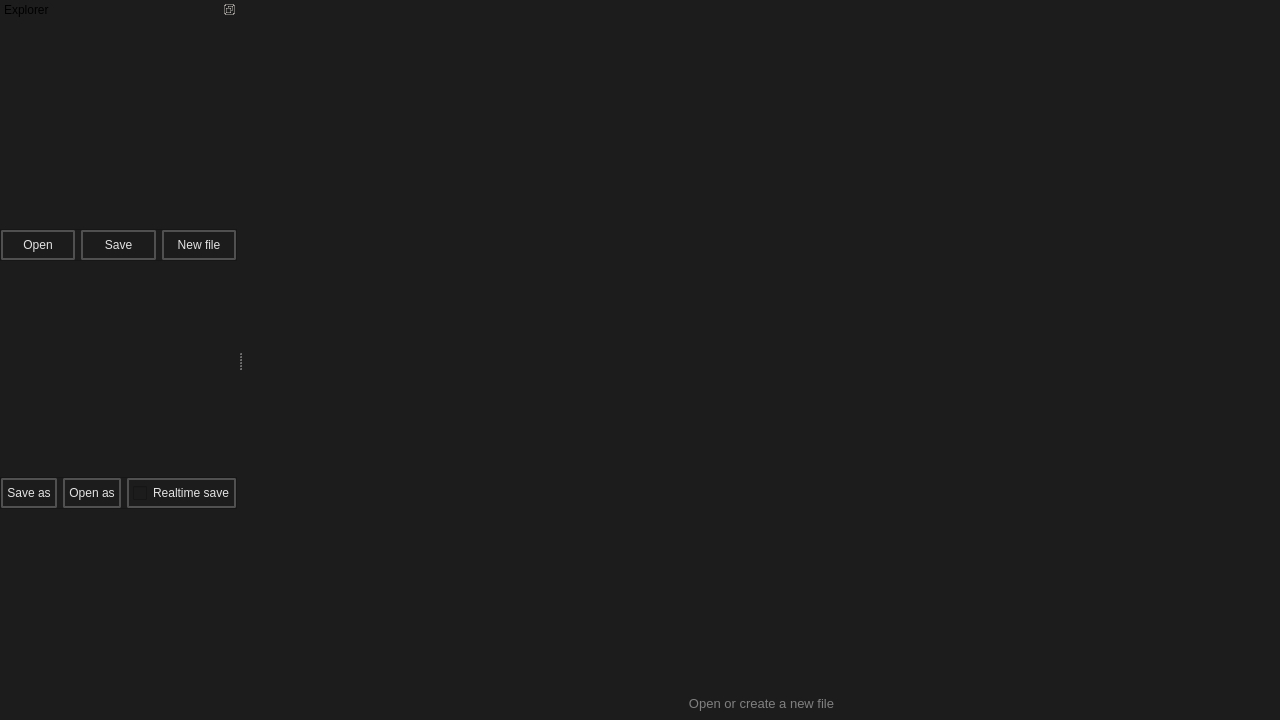
<?xml version="1.0" encoding="UTF-8"?>
<ui version="4.0">
 <class>MainWindow</class>
 <widget class="QMainWindow" name="MainWindow">
  <property name="geometry">
   <rect>
    <x>0</x>
    <y>0</y>
    <width>1280</width>
    <height>720</height>
   </rect>
  </property>
  <property name="windowTitle">
   <string>MainWindow</string>
  </property>
  <property name="styleSheet">
   <string notr="true">background-color: #1C1C1C;</string>
  </property>
  <widget class="QWidget" name="centralwidget">
   <layout class="QVBoxLayout" name="verticalLayout">
    <item>
     <widget class="QTabWidget" name="DocumentTabWidget">
      <property name="currentIndex">
       <number>-1</number>
      </property>
      <property name="documentMode">
       <bool>true</bool>
      </property>
      <property name="tabsClosable">
       <bool>true</bool>
      </property>
      <property name="movable">
       <bool>true</bool>
      </property>
     </widget>
    </item>
    <item>
     <widget class="QLabel" name="placeholder_label">
      <property name="styleSheet">
       <string notr="true">color: gray; font-size: 13px;</string>
      </property>
      <property name="text">
       <string>Open or create a new file</string>
      </property>
      <property name="alignment">
       <set>Qt::AlignmentFlag::AlignCenter</set>
      </property>
     </widget>
    </item>
   </layout>
  </widget>
  <widget class="QDockWidget" name="ExplorerDock">
   <property name="features">
    <set>QDockWidget::DockWidgetFeature::DockWidgetFloatable|QDockWidget::DockWidgetFeature::DockWidgetMovable</set>
   </property>
   <property name="allowedAreas">
    <set>Qt::DockWidgetArea::BottomDockWidgetArea|Qt::DockWidgetArea::LeftDockWidgetArea|Qt::DockWidgetArea::RightDockWidgetArea</set>
   </property>
   <property name="windowTitle">
    <string>Explorer</string>
   </property>
   <attribute name="dockWidgetArea">
    <number>1</number>
   </attribute>
   <widget class="QWidget" name="explorer_layout_widget">
    <layout class="QVBoxLayout" name="verticalLayout_10">
     <property name="leftMargin">
      <number>0</number>
     </property>
     <property name="topMargin">
      <number>0</number>
     </property>
     <property name="rightMargin">
      <number>0</number>
     </property>
     <property name="bottomMargin">
      <number>0</number>
     </property>
     <item>
      <layout class="QVBoxLayout" name="explorer_layout"/>
     </item>
     <item>
      <widget class="QFrame" name="frame_3">
       <property name="maximumSize">
        <size>
         <width>16777215</width>
         <height>32</height>
        </size>
       </property>
       <property name="frameShape">
        <enum>QFrame::Shape::StyledPanel</enum>
       </property>
       <property name="frameShadow">
        <enum>QFrame::Shadow::Raised</enum>
       </property>
       <layout class="QHBoxLayout" name="horizontalLayout_4">
        <property name="leftMargin">
         <number>0</number>
        </property>
        <property name="topMargin">
         <number>0</number>
        </property>
        <property name="rightMargin">
         <number>0</number>
        </property>
        <property name="bottomMargin">
         <number>0</number>
        </property>
        <item>
         <widget class="QPushButton" name="open_file_button">
          <property name="toolTip">
           <string>&lt;html&gt;&lt;head/&gt;&lt;body&gt;&lt;p&gt;&lt;br/&gt;&lt;/p&gt;&lt;/body&gt;&lt;/html&gt;</string>
          </property>
          <property name="styleSheet">
           <string notr="true">
    /* QPushButton default and hover styles */
    QPushButton {

        font: 580 9pt &quot;Segoe UI&quot;;
	

        border: 2px solid black;
        border-radius: 2px;
        border-color: rgba(80, 80, 80, 255);
        height:22px;
        padding-top: 2px;
        padding-bottom:2px;
        padding-left: 4px;
        padding-right: 4px;
        color: #E3E3E3;
        background-color: #1C1C1C;
    }
    QPushButton:hover {
        background-color: #414956;
        color: white;
    }
    QPushButton:pressed {
        background-color: red;
        background-color: #1C1C1C;
        margin: 1 px;
        margin-left: 2px;
        margin-right: 2px;

    }</string>
          </property>
          <property name="text">
           <string>Open</string>
          </property>
          <property name="icon">
           <iconset resource="../../resources.qrc">
            <normaloff>:/icons/file_open_16dp_9D9D9D_FILL0_wght400_GRAD0_opsz20.svg</normaloff>:/icons/file_open_16dp_9D9D9D_FILL0_wght400_GRAD0_opsz20.svg</iconset>
          </property>
          <property name="iconSize">
           <size>
            <width>20</width>
            <height>20</height>
           </size>
          </property>
         </widget>
        </item>
        <item>
         <widget class="QPushButton" name="save_file_button">
          <property name="toolTip">
           <string>&lt;html&gt;&lt;head/&gt;&lt;body&gt;&lt;p&gt;Save and compile Ctrl + S&lt;/p&gt;&lt;/body&gt;&lt;/html&gt;</string>
          </property>
          <property name="styleSheet">
           <string notr="true">
    /* QPushButton default and hover styles */
    QPushButton {

        font: 580 9pt &quot;Segoe UI&quot;;
	

        border: 2px solid black;
        border-radius: 2px;
        border-color: rgba(80, 80, 80, 255);
        height:22px;
        padding-top: 2px;
        padding-bottom:2px;
        padding-left: 4px;
        padding-right: 4px;
        color: #E3E3E3;
        background-color: #1C1C1C;
    }
    QPushButton:hover {
        background-color: #414956;
        color: white;
    }
    QPushButton:pressed {
        background-color: red;
        background-color: #1C1C1C;
        margin: 1 px;
        margin-left: 2px;
        margin-right: 2px;

    }</string>
          </property>
          <property name="text">
           <string>Save</string>
          </property>
          <property name="icon">
           <iconset resource="../../resources.qrc">
            <normaloff>:/icons/save_16dp_9D9D9D_FILL0_wght400_GRAD0_opsz20.svg</normaloff>:/icons/save_16dp_9D9D9D_FILL0_wght400_GRAD0_opsz20.svg</iconset>
          </property>
          <property name="iconSize">
           <size>
            <width>20</width>
            <height>20</height>
           </size>
          </property>
          <property name="shortcut">
           <string>Ctrl+S</string>
          </property>
         </widget>
        </item>
        <item>
         <widget class="QPushButton" name="cerate_file_button">
          <property name="toolTip">
           <string>&lt;html&gt;&lt;head/&gt;&lt;body&gt;&lt;p&gt;Ctrl + N&lt;/p&gt;&lt;/body&gt;&lt;/html&gt;</string>
          </property>
          <property name="styleSheet">
           <string notr="true">
    /* QPushButton default and hover styles */
    QPushButton {

        font: 580 9pt &quot;Segoe UI&quot;;
	

        border: 2px solid black;
        border-radius: 2px;
        border-color: rgba(80, 80, 80, 255);
        height:22px;
        padding-top: 2px;
        padding-bottom:2px;
        padding-left: 4px;
        padding-right: 4px;
        color: #E3E3E3;
        background-color: #1C1C1C;
    }
    QPushButton:hover {
        background-color: #414956;
        color: white;
    }
    QPushButton:pressed {
        background-color: red;
        background-color: #1C1C1C;
        margin: 1 px;
        margin-left: 2px;
        margin-right: 2px;

    }</string>
          </property>
          <property name="text">
           <string>New file</string>
          </property>
          <property name="icon">
           <iconset resource="../../resources.qrc">
            <normaloff>:/icons/add_24dp_9D9D9D_FILL0_wght400_GRAD0_opsz24.svg</normaloff>:/icons/add_24dp_9D9D9D_FILL0_wght400_GRAD0_opsz24.svg</iconset>
          </property>
          <property name="iconSize">
           <size>
            <width>20</width>
            <height>20</height>
           </size>
          </property>
          <property name="shortcut">
           <string>Ctrl+N</string>
          </property>
         </widget>
        </item>
       </layout>
      </widget>
     </item>
     <item>
      <widget class="QFrame" name="frame_4">
       <property name="maximumSize">
        <size>
         <width>16777215</width>
         <height>32</height>
        </size>
       </property>
       <property name="frameShape">
        <enum>QFrame::Shape::StyledPanel</enum>
       </property>
       <property name="frameShadow">
        <enum>QFrame::Shadow::Raised</enum>
       </property>
       <layout class="QHBoxLayout" name="horizontalLayout_2">
        <property name="leftMargin">
         <number>0</number>
        </property>
        <property name="topMargin">
         <number>0</number>
        </property>
        <property name="rightMargin">
         <number>0</number>
        </property>
        <property name="bottomMargin">
         <number>0</number>
        </property>
        <item>
         <widget class="QPushButton" name="save_as_file_button">
          <property name="toolTip">
           <string>&lt;html&gt;&lt;head/&gt;&lt;body&gt;&lt;p&gt;Save and compile Ctrl + Shift+ S&lt;/p&gt;&lt;/body&gt;&lt;/html&gt;</string>
          </property>
          <property name="styleSheet">
           <string notr="true">
    /* QPushButton default and hover styles */
    QPushButton {

        font: 580 9pt &quot;Segoe UI&quot;;
	

        border: 2px solid black;
        border-radius: 2px;
        border-color: rgba(80, 80, 80, 255);
        height:22px;
        padding-top: 2px;
        padding-bottom:2px;
        padding-left: 4px;
        padding-right: 4px;
        color: #E3E3E3;
        background-color: #1C1C1C;
    }
    QPushButton:hover {
        background-color: #414956;
        color: white;
    }
    QPushButton:pressed {
        background-color: red;
        background-color: #1C1C1C;
        margin: 1 px;
        margin-left: 2px;
        margin-right: 2px;

    }</string>
          </property>
          <property name="text">
           <string>Save as</string>
          </property>
          <property name="icon">
           <iconset resource="../../resources.qrc">
            <normaloff>:/icons/save_as_16dp_9D9D9D_FILL0_wght400_GRAD0_opsz20.svg</normaloff>:/icons/save_as_16dp_9D9D9D_FILL0_wght400_GRAD0_opsz20.svg</iconset>
          </property>
          <property name="iconSize">
           <size>
            <width>20</width>
            <height>20</height>
           </size>
          </property>
          <property name="shortcut">
           <string>Ctrl+Shift+S</string>
          </property>
         </widget>
        </item>
        <item>
         <widget class="QPushButton" name="open_file_as_button">
          <property name="toolTip">
           <string>&lt;html&gt;&lt;head/&gt;&lt;body&gt;&lt;p&gt;Ctrl + O&lt;/p&gt;&lt;/body&gt;&lt;/html&gt;</string>
          </property>
          <property name="styleSheet">
           <string notr="true">
    /* QPushButton default and hover styles */
    QPushButton {

        font: 580 9pt &quot;Segoe UI&quot;;
	

        border: 2px solid black;
        border-radius: 2px;
        border-color: rgba(80, 80, 80, 255);
        height:22px;
        padding-top: 2px;
        padding-bottom:2px;
        padding-left: 4px;
        padding-right: 4px;
        color: #E3E3E3;
        background-color: #1C1C1C;
    }
    QPushButton:hover {
        background-color: #414956;
        color: white;
    }
    QPushButton:pressed {
        background-color: red;
        background-color: #1C1C1C;
        margin: 1 px;
        margin-left: 2px;
        margin-right: 2px;

    }</string>
          </property>
          <property name="text">
           <string>Open as</string>
          </property>
          <property name="icon">
           <iconset resource="../../resources.qrc">
            <normaloff>:/icons/edit_document_16dp_9D9D9D_FILL0_wght400_GRAD0_opsz20.svg</normaloff>:/icons/edit_document_16dp_9D9D9D_FILL0_wght400_GRAD0_opsz20.svg</iconset>
          </property>
          <property name="iconSize">
           <size>
            <width>20</width>
            <height>20</height>
           </size>
          </property>
          <property name="shortcut">
           <string>Ctrl+O</string>
          </property>
         </widget>
        </item>
        <item>
         <widget class="QCheckBox" name="realtime_save_checkbox">
          <property name="styleSheet">
           <string notr="true">
    /* QPushButton default and hover styles */
    QCheckBox {

        font: 580 10pt &quot;Segoe UI&quot;;

        border: 2px solid black;
        border-radius: 2px;
        border-color: rgba(80, 80, 80, 255);
        height:22px;
        padding-top: 2px;
        padding-bottom:2px;
        padding-left: 4px;
        padding-right: 4px;
        color: #E3E3E3;
        background-color: #1C1C1C;
    }
    QCheckBox:hover {
        background-color: #414956;
        color: white;
    }
    QCheckBox:pressed {

    }</string>
          </property>
          <property name="text">
           <string>Realtime save</string>
          </property>
         </widget>
        </item>
       </layout>
      </widget>
     </item>
    </layout>
   </widget>
  </widget>
  <action name="actionCreateNewsmartprop">
   <property name="icon">
    <iconset resource="../../resources.qrc">
     <normaloff>:/valve_common/icons/tools/common/new.png</normaloff>:/valve_common/icons/tools/common/new.png</iconset>
   </property>
   <property name="text">
    <string>CreateNewsmartprop</string>
   </property>
   <property name="menuRole">
    <enum>QAction::MenuRole::NoRole</enum>
   </property>
  </action>
  <action name="actionOpen_from_Explorer">
   <property name="icon">
    <iconset resource="../../resources.qrc">
     <normaloff>:/valve_common/icons/tools/common/open.png</normaloff>:/valve_common/icons/tools/common/open.png</iconset>
   </property>
   <property name="text">
    <string>Open as</string>
   </property>
  </action>
  <action name="actionSave_as">
   <property name="icon">
    <iconset resource="../../resources.qrc">
     <normaloff>:/valve_common/icons/tools/common/save_all.png</normaloff>:/valve_common/icons/tools/common/save_all.png</iconset>
   </property>
   <property name="text">
    <string>Save as</string>
   </property>
  </action>
  <action name="actionSave_current_file">
   <property name="icon">
    <iconset resource="../../resources.qrc">
     <normaloff>:/valve_common/icons/tools/common/save.png</normaloff>:/valve_common/icons/tools/common/save.png</iconset>
   </property>
   <property name="text">
    <string>Save</string>
   </property>
  </action>
  <action name="actionRecompile_file">
   <property name="icon">
    <iconset resource="../../resources.qrc">
     <normaloff>:/valve_common/icons/tools/common/options_activated.png</normaloff>:/valve_common/icons/tools/common/options_activated.png</iconset>
   </property>
   <property name="text">
    <string>Recompile file</string>
   </property>
  </action>
  <action name="actionRecompile_all_in_addon">
   <property name="icon">
    <iconset resource="../../resources.qrc">
     <normaloff>:/valve_common/icons/tools/common/options_activated.png</normaloff>:/valve_common/icons/tools/common/options_activated.png</iconset>
   </property>
   <property name="text">
    <string>Recompile all in addon</string>
   </property>
  </action>
  <action name="actionConvert_all_vsmart_file_to_vdata">
   <property name="icon">
    <iconset resource="../../resources.qrc">
     <normaloff>:/valve_common/icons/tools/common/move_to_changelist.png</normaloff>:/valve_common/icons/tools/common/move_to_changelist.png</iconset>
   </property>
   <property name="text">
    <string>Convert all vsmart file to vdata</string>
   </property>
   <property name="toolTip">
    <string>Convert all to data</string>
   </property>
  </action>
  <action name="actionFormat_serttings">
   <property name="icon">
    <iconset resource="../../resources.qrc">
     <normaloff>:/valve_common/icons/tools/common/setting.png</normaloff>:/valve_common/icons/tools/common/setting.png</iconset>
   </property>
   <property name="text">
    <string>Format serttings</string>
   </property>
  </action>
 </widget>
 <resources>
  <include location="../../resources.qrc"/>
 </resources>
 <connections/>
</ui>
